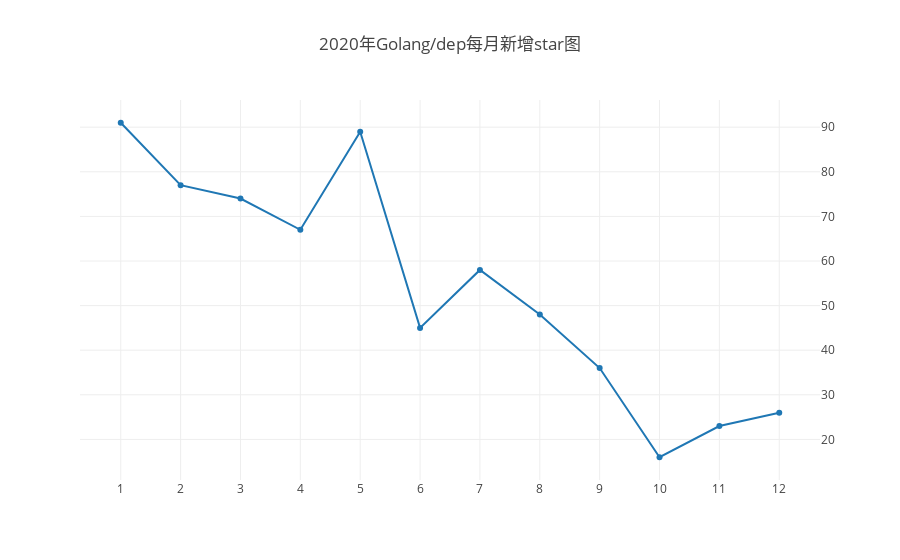

The code cell stored with this chart in its notebook:
### Code cell
Promise.all(
    months.map(
        x => {
            var q = `SELECT COUNT() AS fork_count 
            FROM github_log.year2020 
            WHERE repo_id=70202506 and type='WatchEvent' and toMonth(created_date)=${x}`;
            return openDigger.driver.clickhouse.query(q);
        }
    )
).then(data => {
    var forkCount = [];
    data.forEach(d => {
        forkCount.push(d[0].fork_count);
    });
    openDigger.render.plotly([
        {x: times, y: forkCount, mode: 'scatter', name: 'fork事件数量'},
    ], {
        title: '2020年Golang/dep每月新增star图',
        yaxis: { overlaying: 'y', side: 'right', anchor: 'x' },
        xaxis: {type: 'category'}
    });
    console.table(data.map((d, i) => {
        return {
            '月份': i + 1,
            'star数': d[0].fork_count,
        };
    }));  
});

### Figure 1 — Plotly figure (JSON) as saved in the notebook; plotly's stock layout.template omitted (floating-point values rounded to 4 significant figures)
{"data": [{"mode": "scatter", "name": "fork事件数量", "x": [1, 2, 3, 4, 5, 6, 7, 8, 9, 10, 11, 12, 1, 2, 3, 4, 5, 6, 7, 8, 9, 10, 11, 12, 1, 2, 3, 4, 5, 6, 7, 8, 9, 10, 11, 12, 1, 2, 3, 4, 5, 6, 7, 8, 9, 10, 11, 12, 1, 2, 3, 4, 5, 6, 7, 8, 9, 10, 11, 12], "y": ["91", "77", "74", "67", "89", "45", "58", "48", "36", "16", "23", "26"]}], "layout": {"autosize": true, "title": {"text": "2020年Golang/dep每月新增star图"}, "xaxis": {"autorange": true, "range": [-0.6715, 11.67], "type": "category"}, "yaxis": {"anchor": "x", "autorange": true, "overlaying": "y", "range": [9.811, 97.19], "side": "right", "type": "linear"}}}
